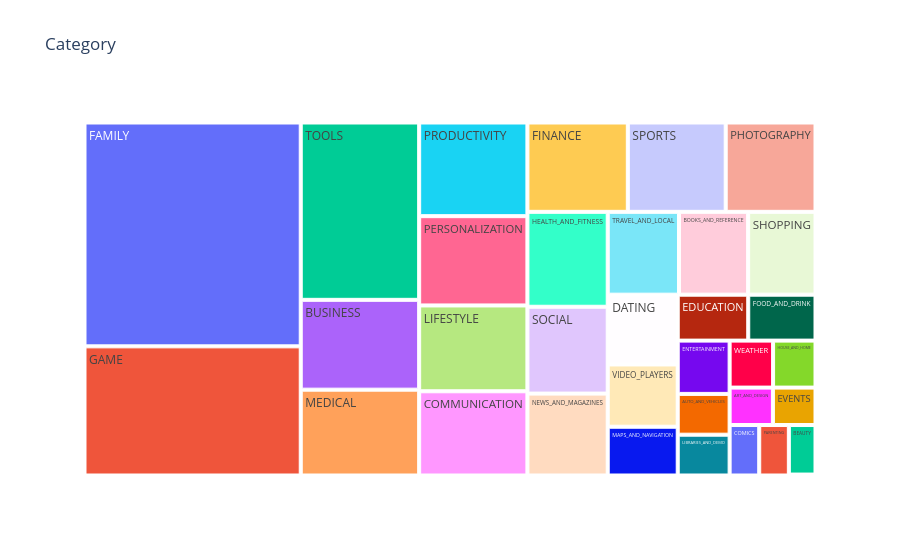

The cell this chart's notebook holds for it:
### Markdown cell above
#### Extra figure

### Code cell
fig = px.treemap(
    df,
    path=["Category"],
    title="Category"
)

fig.show()

### Figure 1 — Plotly figure (JSON) as saved in the notebook; plotly's stock layout.template omitted (floating-point values rounded to 4 significant figures)
{"data": [{"branchvalues": "total", "domain": {"x": [0, 1], "y": [0, 1]}, "hovertemplate": "labels=%{label}<br>count=%{value}<br>parent=%{parent}<br>id=%{id}<extra></extra>", "ids": ["ART_AND_DESIGN", "AUTO_AND_VEHICLES", "BEAUTY", "BOOKS_AND_REFERENCE", "BUSINESS", "COMICS", "COMMUNICATION", "DATING", "EDUCATION", "ENTERTAINMENT", "EVENTS", "FINANCE", "FOOD_AND_DRINK", "HEALTH_AND_FITNESS", "HOUSE_AND_HOME", "LIBRARIES_AND_DEMO", "LIFESTYLE", "GAME", "FAMILY", "MEDICAL", "SOCIAL", "SHOPPING", "PHOTOGRAPHY", "SPORTS", "TRAVEL_AND_LOCAL", "TOOLS", "PERSONALIZATION", "PRODUCTIVITY", "PARENTING", "WEATHER", "VIDEO_PLAYERS", "NEWS_AND_MAGAZINES", "MAPS_AND_NAVIGATION", "1.9"], "labels": ["ART_AND_DESIGN", "AUTO_AND_VEHICLES", "BEAUTY", "BOOKS_AND_REFERENCE", "BUSINESS", "COMICS", "COMMUNICATION", "DATING", "EDUCATION", "ENTERTAINMENT", "EVENTS", "FINANCE", "FOOD_AND_DRINK", "HEALTH_AND_FITNESS", "HOUSE_AND_HOME", "LIBRARIES_AND_DEMO", "LIFESTYLE", "GAME", "FAMILY", "MEDICAL", "SOCIAL", "SHOPPING", "PHOTOGRAPHY", "SPORTS", "TRAVEL_AND_LOCAL", "TOOLS", "PERSONALIZATION", "PRODUCTIVITY", "PARENTING", "WEATHER", "VIDEO_PLAYERS", "NEWS_AND_MAGAZINES", "MAPS_AND_NAVIGATION", "1.9"], "name": "", "parents": ["", "", "", "", "", "", "", "", "", "", "", "", "", "", "", "", "", "", "", "", "", "", "", "", "", "", "", "", "", "", "", "", "", ""], "type": "treemap", "values": [65, 85, 53, 230, 427, 60, 366, 196, 130, 111, 64, 360, 124, 306, 80, 85, 373, 1121, 1943, 408, 280, 224, 322, 351, 237, 843, 388, 407, 60, 82, 175, 264, 137, 1]}], "layout": {"legend": {"tracegroupgap": 0}, "title": {"text": "Category"}}}
